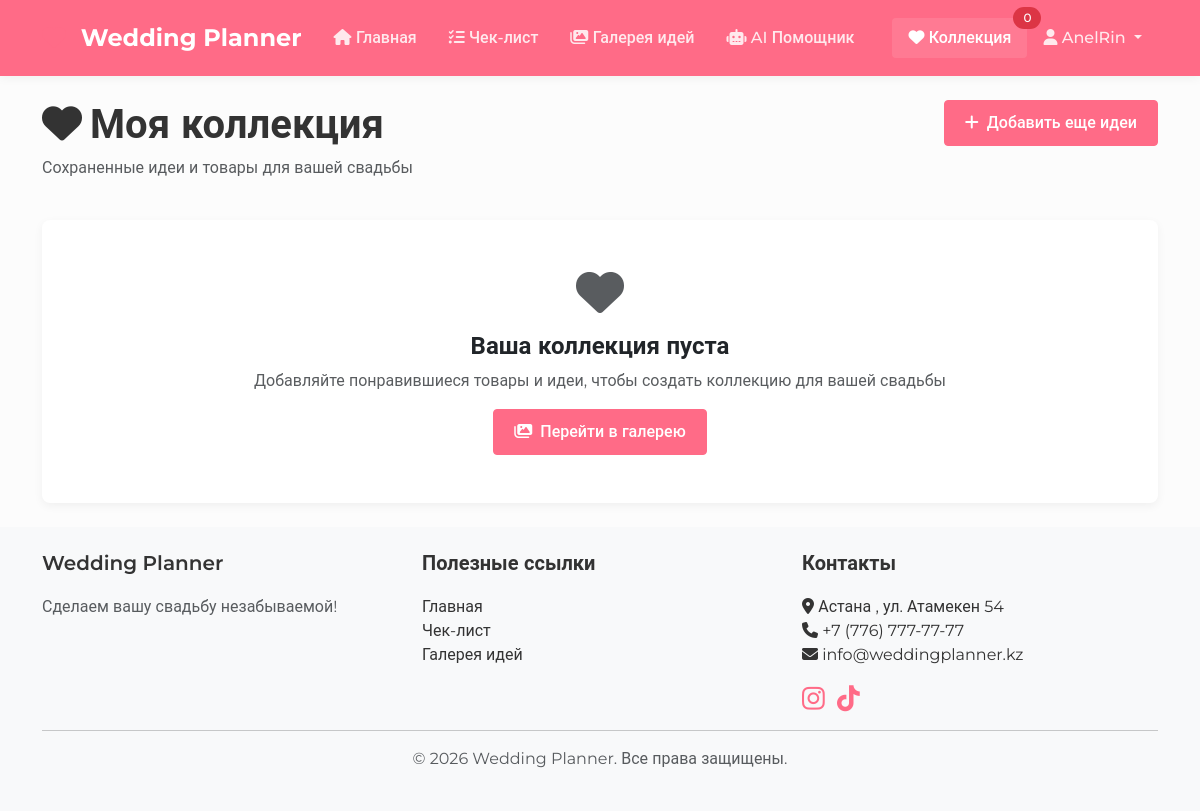
The page /cart/ (signed in) on the database as committed earlier.
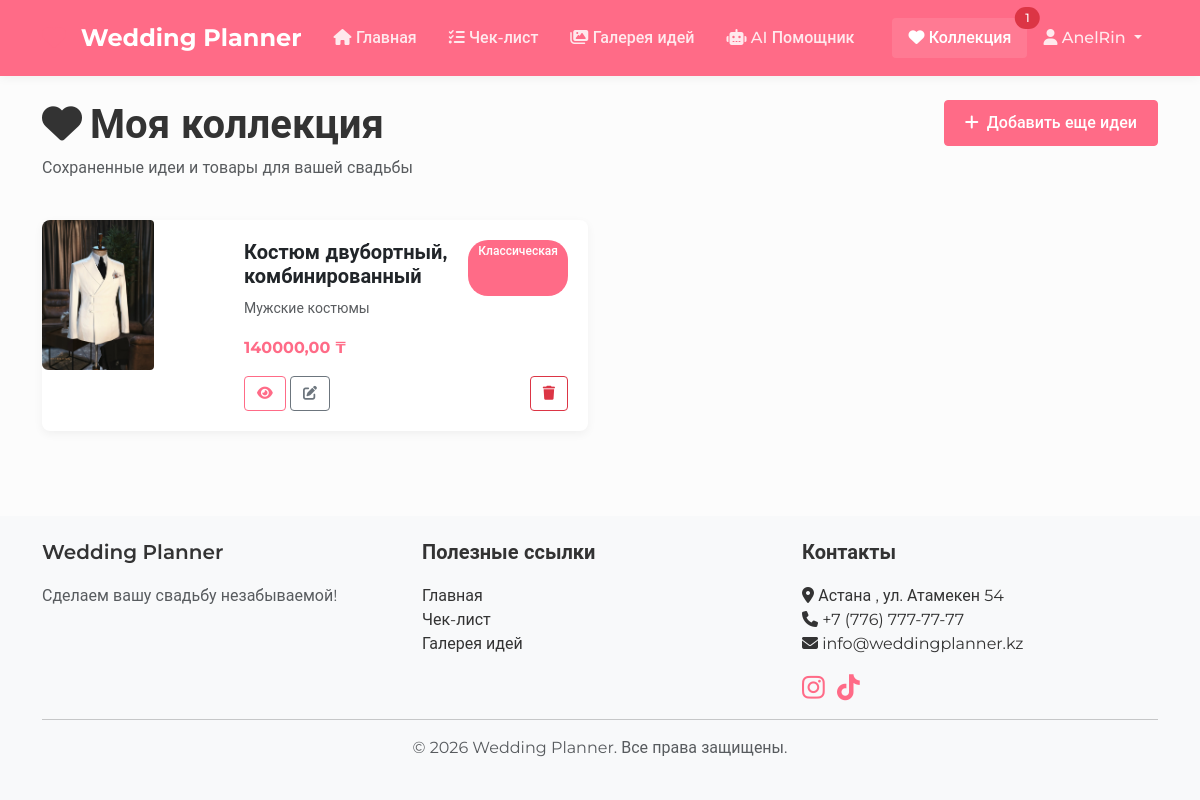
The same page on the database as committed later.
### weddings/models.py (models this page shows, shortened)
class CartItem(models.Model):
    user = models.ForeignKey(User, on_delete=models.CASCADE, related_name='cart_items')
    product = models.ForeignKey(Product, on_delete=models.CASCADE)
    notes = models.TextField(blank=True, verbose_name='Заметки')
    added_at = models.DateTimeField(auto_now_add=True)
    class Meta:
        unique_together = ('user', 'product')
        ordering = ['-added_at']

class Product(models.Model):
    category = models.ForeignKey(ProductCategory, on_delete=models.CASCADE, related_name='products')
    name = models.CharField(max_length=255, verbose_name='Название')
    description = models.TextField(verbose_name='Описание')
    price = models.DecimalField(max_digits=10, decimal_places=2, verbose_name='Цена')
    image = models.ImageField(upload_to='products/', verbose_name='Изображение')
    style = models.CharField(max_length=20, choices=Wedding.STYLE_CHOICES, verbose_name='Стиль')
    available = models.BooleanField(default=True, verbose_name='В наличии')
    created_at = models.DateTimeField(auto_now_add=True)
    updated_at = models.DateTimeField(auto_now=True)
    class Meta:
        ordering = ['-created_at']

class ProductCategory(models.Model):
    name = models.CharField(max_length=100, verbose_name='Название категории')
    slug = models.SlugField(unique=True)
    class Meta:
        verbose_name_plural = 'Product Categories'

### weddings/views.py (the view)
# urls.py: path('cart/', views.cart, name='cart'),
@login_required
def cart(request):
    cart_items = CartItem.objects.filter(user=request.user)
    context = {
        'cart_items': cart_items
    }
    return render(request, 'weddings/cart.html', context)

### weddings/templates/weddings/cart.html (shortened to what this page needs)
{% extends "base.html" %}
{% block content %}
<div class="row mb-4">
    <div class="col-md-8">
        <h1><i class="fas fa-heart me-2"></i>Моя коллекция</h1>
        <p class="text-muted">Сохраненные идеи и товары для вашей свадьбы</p>
    </div>
    <div class="col-md-4 text-end">
        <a href="{% url 'gallery' %}" class="btn btn-primary">
            <i class="fas fa-plus me-2"></i>Добавить еще идеи
        </a>
    </div>
</div>
{% if cart_items %}
    <div class="row">
        {% for cart_item in cart_items %}
            <div class="col-md-6 mb-4">
                <div class="card cart-item-card">
                    <div class="row g-0">
                        <div class="col-md-4">
                            <img src="{{ cart_item.product.image.url }}" class="img-fluid rounded-start cart-image" alt="{{ cart_item.product.name }}">
                        </div>
                        <div class="col-md-8">
                            <div class="card-body">
                                <div class="d-flex justify-content-between">
                                    <h5 class="card-title">{{ cart_item.product.name }}</h5>
                                    <span class="badge bg-primary">{{ cart_item.product.get_style_display }}</span>
                                </div>
                                <p class="card-text">
                                    <small class="text-muted">{{ cart_item.product.category.name }}</small>
                                </p>
                                <p class="card-text fw-bold text-primary">{{ cart_item.product.price }} ₸</p>
                                <div class="d-flex justify-content-between mt-2">
                                    <div>
                                        <a href="{% url 'product_detail' cart_item.product.id %}" class="btn btn-sm btn-outline-primary">
                                            <i class="fas fa-eye"></i>
                                        </a>
                                        <a href="{% url 'update_cart_notes' cart_item.id %}" class="btn btn-sm btn-outline-secondary">
                                            <i class="fas fa-edit"></i>
                                        </a>
                                    </div>
                                    <a href="{% url 'remove_from_cart' cart_item.id %}" class="btn btn-sm btn-outline-danger"
                                       onclick="return confirm('Вы уверены, что хотите удалить этот товар из коллекции?')">
                                        <i class="fas fa-trash"></i>
                                    </a>
                                </div>
                            </div>
                        </div>
                    </div>
                </div>
            </div>
        {% endfor %}
    </div>
{% else %}
    <div class="card">
        <div class="card-body text-center py-5">
            <i class="fas fa-heart fa-3x text-muted mb-3"></i>
            <h4>Ваша коллекция пуста</h4>
            <p class="text-muted">Добавляйте понравившиеся товары и идеи, чтобы создать коллекцию для вашей свадьбы</p>
            <a href="{% url 'gallery' %}" class="btn btn-primary">
                <i class="fas fa-images me-2"></i>Перейти в галерею
            </a>
        </div>
    </div>
{% endif %}
{% endblock %}

### templates/base.html (shortened to what this page needs)
<!DOCTYPE html>
<html lang="ru">
<head>
    <link href="https://cdn.jsdelivr.net/npm/bootstrap@5.3.0/dist/css/bootstrap.min.css" rel="stylesheet">
    <link rel="stylesheet" href="https://cdnjs.cloudflare.com/ajax/libs/font-awesome/6.4.0/css/all.min.css">
    {% load static %}
    <link rel="stylesheet" href="{% static 'css/styles.css' %}">
</head>
<body>
    {% include 'includes/navbar.html' %}
    <main class="container py-4">
        {% block content %}{% endblock %}
    </main>
    {% include 'includes/footer.html' %}
</body>
</html>

### templates/includes/navbar.html (shortened to what this page needs)
<nav class="navbar navbar-expand-lg navbar-dark bg-primary">
    <div class="container">
        <a class="navbar-brand" href="{% url 'home' %}">
            <i class="fas fa-heart mr-2"></i> Wedding Planner
        </a>
        <div class="collapse navbar-collapse" id="navbarNav">
            <ul class="navbar-nav me-auto">
                <li class="nav-item">
                    <a class="nav-link {% if request.path == '/' %}active{% endif %}" href="{% url 'home' %}">
                        <i class="fas fa-home"></i> Главная
                    </a>
                </li>
                    {% if user.is_authenticated %}
                        <li class="nav-item">
                            <a class="nav-link {% if 'checklist' in request.path %}active{% endif %}" href="{% url 'checklist' %}">
                                <i class="fas fa-tasks"></i> Чек-лист
                            </a>
                        </li>
                        <li class="nav-item">
                            <a class="nav-link {% if 'gallery' in request.path %}active{% endif %}" href="{% url 'gallery' %}">
                                <i class="fas fa-images"></i> Галерея идей
                            </a>
                        </li>
                        <li class="nav-item">
                            <a class="nav-link {% if 'gemini' in request.path %}active{% endif %}" href="{% url 'gemini_chat' %}">
                                <i class="fas fa-robot"></i> AI Помощник
                            </a>
                        </li>
                    {% endif %}
            </ul>
            <ul class="navbar-nav">
                {% if user.is_authenticated %}
                    <li class="nav-item">
                        <a class="nav-link position-relative {% if 'cart' in request.path %}active{% endif %}" href="{% url 'cart' %}">
                            <i class="fas fa-heart"></i> Коллекция
                            <span class="position-absolute top-0 start-100 translate-middle badge rounded-pill bg-danger">
                                {{ user.cart_items.count }}
                            </span>
                        </a>
                    </li>
                    <li class="nav-item dropdown">
                        <a class="nav-link dropdown-toggle" href="#" role="button" data-bs-toggle="dropdown" aria-expanded="false">
                            <i class="fas fa-user"></i> {{ user.username }}
                        </a>
                    </li>
                {% endif %}
            </ul>
        </div>
    </div>
</nav>

### templates/includes/footer.html
<footer class="footer py-4 bg-light mt-auto">
    <div class="container">
        <div class="row">
            <div class="col-md-4">
                <h5>Wedding Planner</h5>
                <p class="text-muted">Сделаем вашу свадьбу незабываемой!</p>
            </div>
            <div class="col-md-4">
                <h5>Полезные ссылки</h5>
                <ul class="list-unstyled">
                    <li><a href="{% url 'home' %}">Главная</a></li>
                    {% if user.is_authenticated %}
                        <li><a href="{% url 'checklist' %}">Чек-лист</a></li>
                        <li><a href="{% url 'gallery' %}">Галерея идей</a></li>
                    {% else %}
                        <li><a href="{% url 'login' %}">Войти</a></li>
                        <li><a href="{% url 'register' %}">Регистрация</a></li>
                    {% endif %}
                </ul>
            </div>
            <div class="col-md-4">
                <h5>Контакты</h5>
                <address>
                    <i class="fas fa-map-marker-alt"></i> Астана , ул. Атамекен 54 <br>
                    <i class="fas fa-phone"></i> +7 (776) 777-77-77<br>
                    <i class="fas fa-envelope"></i> info@weddingplanner.kz
                </address>
                <div class="social-links">
                    <a href="https://www.instagram.com/" target="_blank" class="me-2"><i class="fab fa-instagram fa-lg"></i></a>
                    <a href="https://www.tiktok.com/" target="_blank" class="me-2"><i class="fab fa-tiktok fa-lg"></i></a>
                </div>
            </div>
        </div>
        <hr>
        <div class="row">
            <div class="col-12">
                <p class="text-center text-muted">
                    &copy; {% now "Y" %} Wedding Planner. Все права защищены.
                </p>
            </div>
        </div>
    </div>
</footer>

### static/css/styles.css (style rules this page uses)
:root { --primary-color: #ff6b87; --primary-hover: #ff4d6e; --secondary-color: #6c757d; --light-color: #f8f9fa; --dark-color: #343a40; --success-color: #28a745; --danger-color: #dc3545; --warning-color: #ffc107; --info-color: #17a2b8; --white: #ffffff; --shadow: 0 5px 15px rgba(0,0,0,0.1); --transition: all 0.3s ease; --radius: 8px; --radius-sm: 4px; }
body { font-family: 'Montserrat', 'Roboto', sans-serif; color: #333; min-height: 100vh; display: flex; flex-direction: column; background-color: #fcfcfc; }
main { flex: 1 0 auto; }
footer { flex-shrink: 0; }
h1, h2, h3, h4, h5, h6 { font-weight: 600; }
a { text-decoration: none !important; color: var(--primary-color); transition: var(--transition); }
.navbar { box-shadow: 0 2px 10px rgba(0,0,0,0.05); padding: 15px 0; }
.navbar-brand { font-weight: 700; font-size: 1.5rem; }
.navbar-brand i { color: var(--primary-color); margin-right: 8px; }
.navbar-dark .navbar-nav .nav-link { color: rgba(255,255,255,0.85); font-weight: 500; padding: 8px 16px; transition: var(--transition); }
.navbar-dark .navbar-nav .nav-link:hover, .navbar-dark .navbar-nav .nav-link.active { color: #fff; background-color: rgba(255,255,255,0.1); border-radius: var(--radius-sm); }
.btn { border-radius: var(--radius-sm); padding: 10px 20px; font-weight: 500; transition: var(--transition); box-shadow: none; text-transform: none; }
.btn-sm { padding: 6px 12px; font-size: 0.875rem; }
.btn-primary { background-color: var(--primary-color); border-color: var(--primary-color); }
.btn-outline-primary { color: var(--primary-color); border-color: var(--primary-color); }
.card { border-radius: var(--radius); border: none; overflow: hidden; box-shadow: 0 3px 10px rgba(0,0,0,0.05); transition: var(--transition); }
.card-body { padding: 20px; }
.badge { font-weight: 500; padding: 5px 10px; border-radius: 20px; }
.footer { background-color: #f8f9fa; padding: 40px 0 20px; }
.footer h5 { font-weight: 600; margin-bottom: 20px; }
.footer a { color: #333; transition: var(--transition); }
.social-links a { color: var(--primary-color); font-size: 1.3rem; margin-right: 15px; transition: var(--transition); }
.cart-image { height: 150px; object-fit: cover; border-radius: var(--radius-sm); }
.bg-primary { background-color: var(--primary-color) !important; }
.text-primary { color: var(--primary-color) !important; }

### weddings/templates/weddings/cart.html (style rules this page uses)
.cart-image { height: 150px; object-fit: cover; }
.cart-item-card { transition: all 0.3s ease; }

Rows that differ between the two databases and show on the page:
added CartItem: product.image (picture), product.name "Костюм двубортный, комбинированный", product.style "Классическая", product.category.name "Мужские костюмы", product.price "140000,00"
Other text that changed with them:
{{ user.cart_items.count }}: "0" → "1"
text no longer shown: "Ваша коллекция пуста Добавляйте понравившиеся товары и идеи, чтобы создать коллекцию для вашей свадьбы Перейти в галерею"
